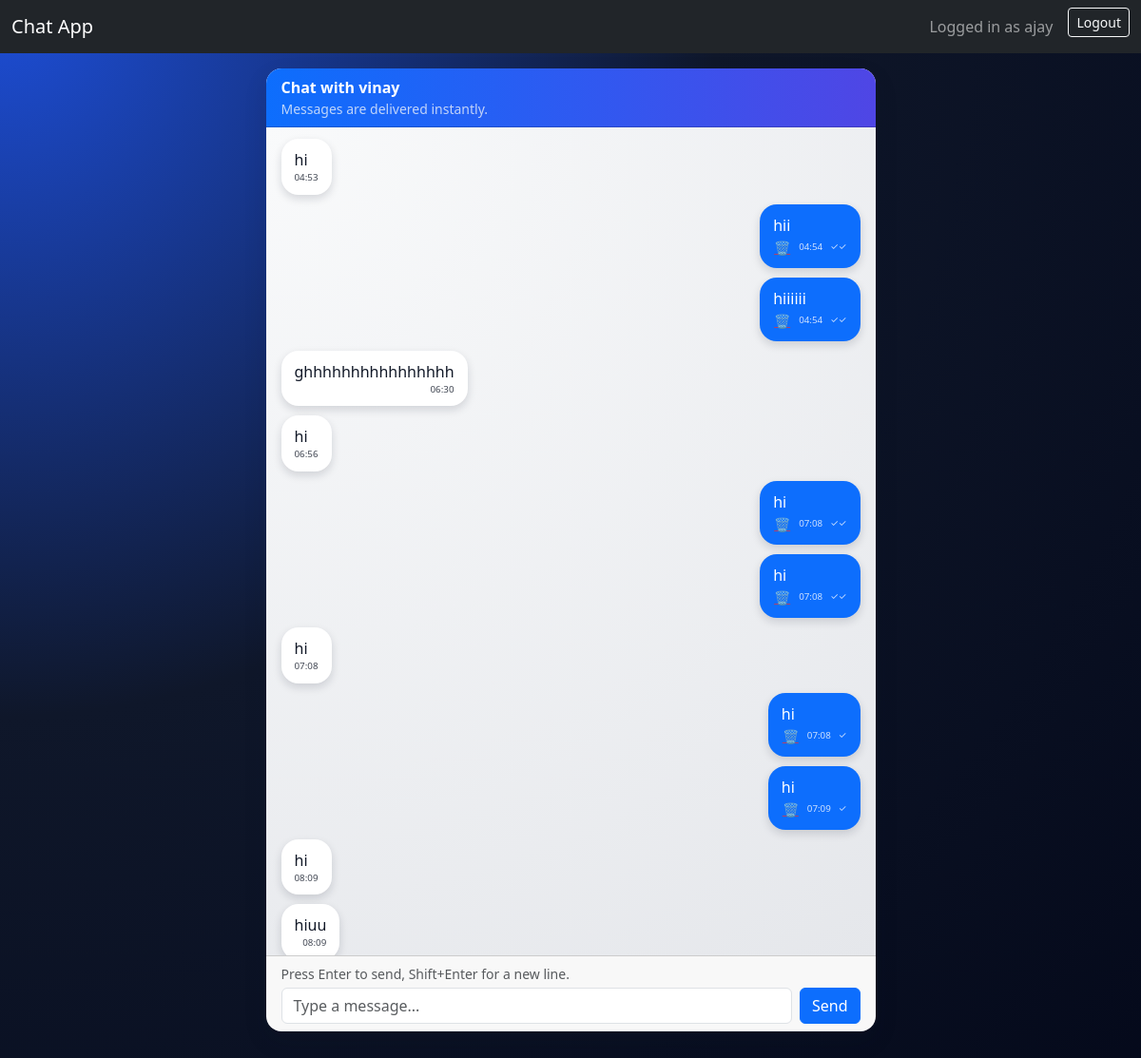
Screenshot of /u/vinay/ (signed in) with the database file from the repository.
### accounts/models.py (models this page shows, shortened)
class User(AbstractUser):
    email = models.EmailField(unique=True)
    is_online = models.BooleanField(default=False)
    last_seen = models.DateTimeField(default=timezone.now)

### chat/models.py (models this page shows, shortened)
class Message(models.Model):
    sender = models.ForeignKey(
        User, on_delete=models.CASCADE, related_name="sent_messages"
    )
    receiver = models.ForeignKey(
        User, on_delete=models.CASCADE, related_name="received_messages"
    )
    message = models.TextField()
    timestamp = models.DateTimeField(auto_now_add=True)
    is_read = models.BooleanField(default=False)
    class Meta:
        ordering = ["timestamp"]

### chat/views.py (the view)
# urls.py: path("u/<str:username>/", views.chat_view, name="chat"),
@login_required
def chat_view(request, username):
    other_user = get_object_or_404(User, username=username)
    user = request.user
    messages_qs = Message.objects.filter(
        Q(sender=user, receiver=other_user) | Q(sender=other_user, receiver=user)
    ).order_by("timestamp")
    Message.objects.filter(sender=other_user, receiver=user, is_read=False).update(
        is_read=True, timestamp=timezone.now()
    )
    return render(
        request,
        "chat.html",
        {
            "other_user": other_user,
            "messages": messages_qs,
        },
    )

### templates/chat.html (shortened to what this page needs)
{% extends "base.html" %}
{% load static %}
{% block content %}
<div class="row justify-content-center">
    <div class="col-md-8 col-lg-7">
        <div class="card chat-card">
            <div class="card-header d-flex justify-content-between align-items-center">
                <div>
                    <div class="fw-semibold">Chat with {{ other_user.username }}</div>
                    <div class="small text-light opacity-75">
                        Messages are delivered instantly.
                    </div>
                </div>
            </div>
            <div class="card-body chat-log">
                <div id="chat-log">
                {% for msg in messages %}
                    <div class="message-row {% if msg.sender == request.user %}sent{% else %}received{% endif %}">
                        <div class="message-bubble">
                            <div class="message-text">{{ msg.message }}</div>
                            <div class="message-meta d-flex align-items-center justify-content-end gap-1">
                                {% if msg.sender == request.user %}
                                    <form method="post"
                                          action="{% url 'chat:message_delete' msg.id %}"
                                          style="display:inline;">
                                        <button type="submit"
                                                class="btn btn-sm btn-link text-danger p-0 me-1">
                                            🗑
                                        </button>
                                    </form>
                                {% endif %}
                                <small>{{ msg.timestamp|date:"H:i" }}</small>
                                {% if msg.sender == request.user %}
                                    <small class="ms-1">
                                        {% if msg.is_read %}✓✓{% else %}✓{% endif %}
                                    </small>
                                {% endif %}
                            </div>
                        </div>
                    </div>
                {% endfor %}
                </div>
            </div>
            <div class="card-footer">
                <div class="small text-muted mb-1">
                    Press Enter to send, Shift+Enter for a new line.
                </div>
                <form id="chat-form">
                    <div class="d-flex align-items-end gap-2">
                        <textarea id="chat-message-input"
                                  class="form-control"
                                  rows="1"
                                  style="resize: none;"
                                  autocomplete="off"
                                  placeholder="Type a message..."></textarea>
                        <button class="btn btn-primary"
                                id="chat-message-submit"
                                type="submit">
                            Send
                        </button>
                    </div>
                </form>
            </div>
        </div>
    </div>
</div>
{% endblock %}

### templates/base.html (shortened to what this page needs)
<!DOCTYPE html>
{% load static %}
<html lang="en">
<head>
    <link href="https://cdn.jsdelivr.net/npm/bootstrap@5.3.3/dist/css/bootstrap.min.css" rel="stylesheet">
    <link rel="stylesheet" href="{% static 'css/style.css' %}">
</head>
<body class="app-body">
<nav class="navbar navbar-expand-lg navbar-dark bg-dark mb-3">
    <div class="container-fluid">
        <a class="navbar-brand" href="{% url 'chat:user_list' %}">Chat App</a>
        <div class="d-flex">
            {% if user.is_authenticated %}
                <span class="navbar-text me-3">Logged in as {{ user.username }}</span>
                <form method="post" action="{% url 'accounts:logout' %}" class="d-inline">
                    <button type="submit" class="btn btn-outline-light btn-sm">Logout</button>
                </form>
            {% else %}
                <a class="btn btn-outline-light btn-sm me-2" href="{% url 'accounts:login' %}">Login</a>
                <a class="btn btn-outline-light btn-sm" href="{% url 'accounts:register' %}">Register</a>
            {% endif %}
        </div>
    </div>
</nav>
<div class="container app-main-container">
    {% block content %}{% endblock %}
</div>
</body>
</html>

### static/css/style.css (style rules this page uses)
.app-body { min-height: 100vh; background: radial-gradient(circle at top left, #1d4ed8 0, #0f172a 40%, #020617 100%); color: #e5e7eb; }
.app-main-container { padding-bottom: 40px; }
.chat-card { max-height: 80vh; border-radius: 1rem; box-shadow: 0 10px 25px rgba(15, 23, 42, 0.12); border: none; }
.chat-card .card-header { background: linear-gradient(90deg, #0d6efd, #4f46e5); color: #fff; border-top-left-radius: 1rem; border-top-right-radius: 1rem; }
.chat-log { height: 60vh; overflow-y: auto; background: radial-gradient(circle at top left, #f9fafb, #e5e7eb); padding: 12px 16px; }
.message-row { display: flex; margin-bottom: 10px; }
.message-row.sent { justify-content: flex-end; }
.message-row.received { justify-content: flex-start; }
.message-bubble { max-width: 75%; padding: 10px 14px; border-radius: 18px; background-color: #0d6efd; color: #fff; box-shadow: 0 4px 10px rgba(15, 23, 42, 0.15); }
.message-row.received .message-bubble { background-color: #ffffff; color: #111827; }
.message-text { white-space: pre-wrap; }
.message-meta { font-size: 0.7rem; text-align: right; opacity: 0.8; }

### rows the page displays
User: username "ajay"
User: username "vinay"
Message: message "hi", timestamp "04:53"
Message: message "hii", timestamp "04:54"
Message: message "hiiiiii", timestamp "04:54"
Message: message "ghhhhhhhhhhhhhhhh", timestamp "06:30"
Message: message "hi", timestamp "06:56"
Message: message "hi", timestamp "07:08"
Message: message "hi", timestamp "07:08"
Message: message "hi", timestamp "07:08"
Message: message "hi", timestamp "07:08"
Message: message "hi", timestamp "07:09"
Message: message "hi", timestamp "08:09"
Message: message "hiuu", timestamp "08:09"
